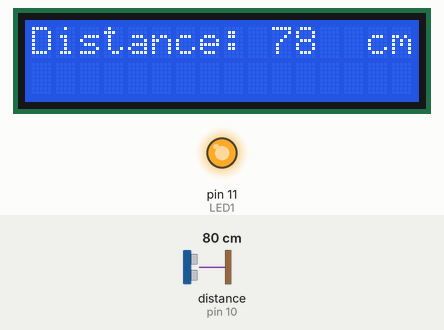
This sketch was run on a simulated Arduino Uno, built with avr-gcc and run on an emulated ATmega328P. On the bench: 16×2 character LCD, output pins drawn as LEDs (lit = HIGH). Wiring (inferred from the names in the program): ultrasonic range finder: trigger pin 9; echo pin 10. The inputs (shaded band) are chosen by the test bench; at power-on: distance to the obstacle (sensor on pin 10) 80 cm. The echo pulse lasts 58.3 µs per cm; pins used as bus, display or sensor lines are not drawn.

Above: at 1.2 s.
1.3 s: distance to the obstacle (sensor on pin 10) set to 8 cm
At 1.8 s:
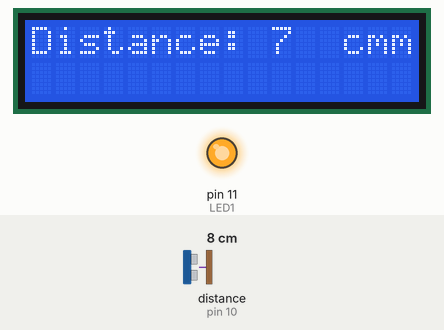
2.8 s: distance to the obstacle (sensor on pin 10) set to 5 cm
At 3.2 s:
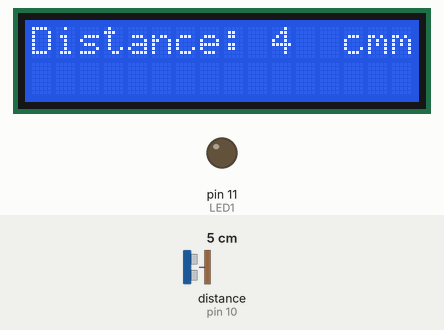
4.3 s: distance to the obstacle (sensor on pin 10) set to 18 cm
At 5.7 s:
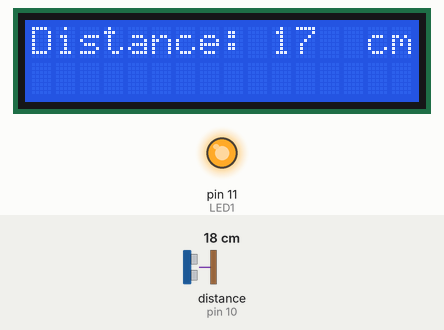
Timing chart, 0 to 7.3 s (numbered marks = the images above; inputs shaded):
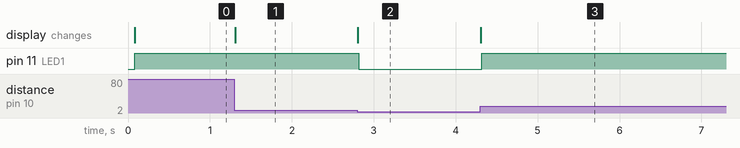

Measured:
- the behaviour switches between 7 and 6 cm on distance to the obstacle (sensor on pin 10) (found by bisection; images 1 and 2)
- after the input at 1.3 s, the display: changes at once (image 1)
- after the input at 2.8 s, pin 11 (LED1): HIGH → LOW at once; the display: changes at once (image 2)
- after the input at 4.3 s, pin 11 (LED1): LOW → HIGH at once; the display: changes at once (image 3)

The sketch:

merilec_dol_ine_2.ino
```cpp
#include <LiquidCrystal.h>


LiquidCrystal lcd(1, 2, 3, 4, 5, 6);

const int LED1 = 11;
const int trigPin = 9;
const int echoPin = 10;
long duration;
int distanceCm;

void setup() {

lcd.begin(16,2);
pinMode(trigPin, OUTPUT);
pinMode(echoPin, INPUT);
pinMode(LED1, OUTPUT);

}

void loop() {

digitalWrite(trigPin, LOW);
delayMicroseconds(2);
digitalWrite(trigPin, HIGH);
delayMicroseconds(10);
digitalWrite(trigPin, LOW);
if (distanceCm <= 5){
  digitalWrite(LED1, LOW);
}
  else
 {
  digitalWrite(LED1, HIGH);
 }

duration = pulseIn(echoPin, HIGH);
distanceCm= duration*0.034/2;


lcd.setCursor(0,0);
lcd.print("Distance: ");
lcd.print(distanceCm);
lcd.print("  cm");
delay(10);

}
```
